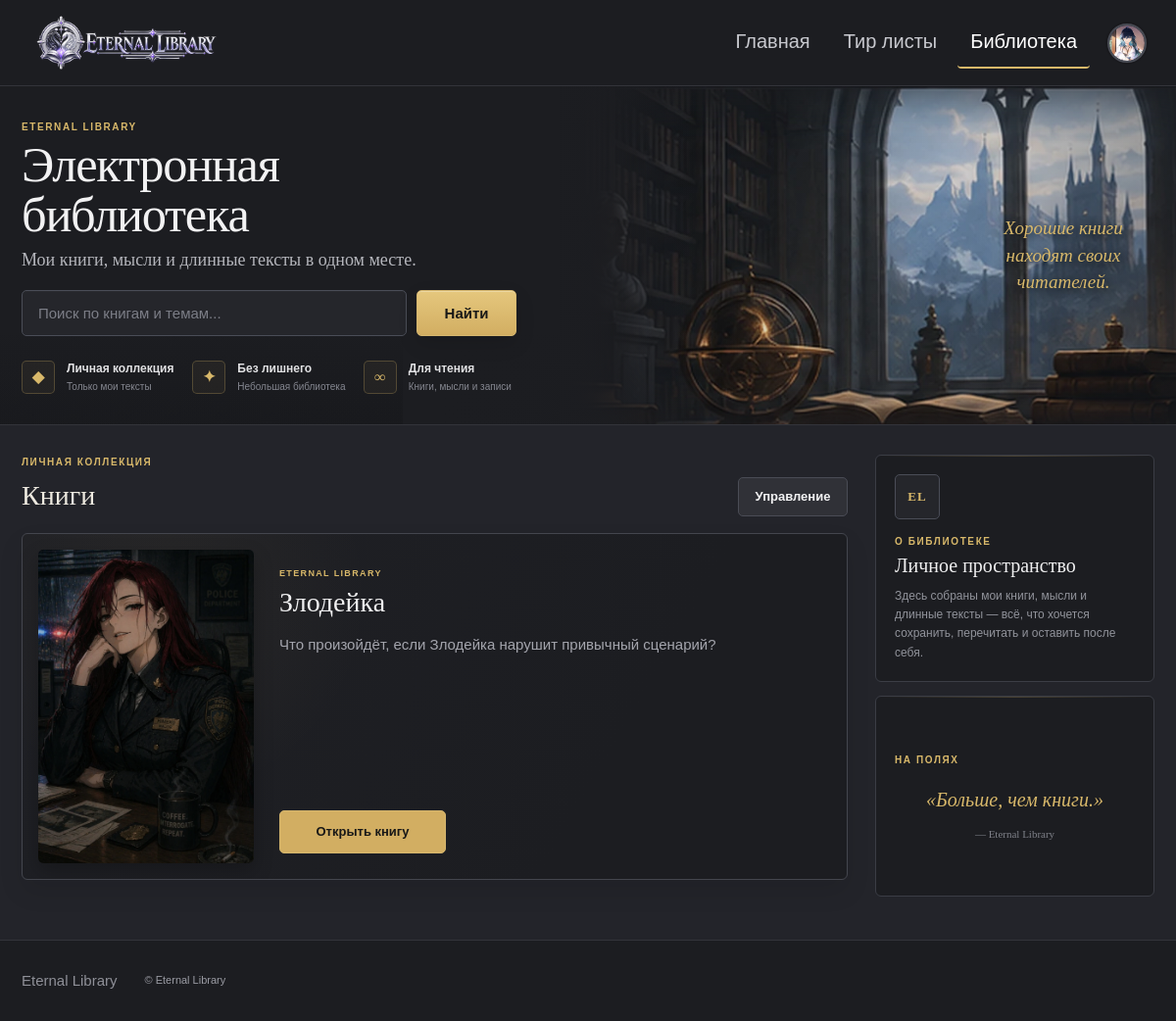
/library/ (signed in), run on the app's committed database.
### tables this page shows
CREATE TABLE books (
    id INTEGER PRIMARY KEY AUTOINCREMENT,
    slug TEXT NOT NULL UNIQUE COLLATE NOCASE,
    title TEXT NOT NULL,
    description TEXT,
    cover_filename TEXT,
    publication_status TEXT NOT NULL DEFAULT 'draft'
        CHECK (publication_status IN ('draft', 'published', 'archived')),
    created_by INTEGER NOT NULL,
    created_at TEXT NOT NULL DEFAULT CURRENT_TIMESTAMP,
    updated_at TEXT NOT NULL DEFAULT CURRENT_TIMESTAMP, summary TEXT, tags_json TEXT NOT NULL DEFAULT '[]', banner_filename TEXT, published_at TEXT,
    FOREIGN KEY (created_by) REFERENCES users(id) ON DELETE RESTRICT
);

### eternal_library/library/routes.py (the view)
@bp.get("/")
def home():
    query = request.args.get("q", "").strip()
    books = list_public_books(query)
    return render_template("library/index.html", books=books, query=query)

### eternal_library/auth/hooks.py (called while the page is built)
def avatar_url(user) -> str:
    if user and user["avatar_filename"]:
        return url_for("core.media_file", filename=f"avatars/{user['avatar_filename']}")
    return url_for("core.media_file", filename="tierlists/characters/eve.webp")

### eternal_library/database.py (called while the page is built)
def connect_db() -> sqlite3.Connection:
    INSTANCE_DIR.mkdir(parents=True, exist_ok=True)
    connection = sqlite3.connect(DATABASE_PATH)
    connection.row_factory = sqlite3.Row
    connection.execute("PRAGMA foreign_keys = ON")
    return connection

def get_user_by_id(user_id: int):
    with connect_db() as db:
        return db.execute("SELECT * FROM users WHERE id = ?", (user_id,)).fetchone()

### eternal_library/library/repository.py (called while the page is built)
def list_public_books(query: str = ""):
    query = query.strip()
    with connect_db() as db:
        sql = """
            SELECT b.*,
                   COUNT(c.id) AS chapter_count,
                   SUM(CASE WHEN c.publication_status = 'published' THEN 1 ELSE 0 END) AS published_chapter_count
            FROM books b
            LEFT JOIN book_chapters c ON c.book_id = b.id
            WHERE b.publication_status = 'published'
        """
        params: list[object] = []
        if query:
            pattern = f"%{query}%"
            sql += " AND (b.title LIKE ? COLLATE NOCASE OR b.summary LIKE ? COLLATE NOCASE OR b.description LIKE ? COLLATE NOCASE OR b.tags_json LIKE ? COLLATE NOCASE)"
            params.extend((pattern, pattern, pattern, pattern))
        sql += " GROUP BY b.id ORDER BY b.updated_at DESC, b.title COLLATE NOCASE"
        return db.execute(sql, params).fetchall()

### eternal_library/templates/library/index.html (shortened to what this page needs)
<!doctype html>
<html lang="ru">
<head>
    <link rel="stylesheet" href="{{ url_for('static', filename='css/library/global.css') }}">
    <link rel="stylesheet" href="{{ url_for('static', filename='css/library/home.css') }}">
    <link rel="stylesheet" href="{{ url_for('static', filename='css/common/global_style.css') }}">
</head>
<body class="page page--home">
    {% with site_section='library' %}{% include 'components/_site_header.html' %}{% endwith %}
    <main>
        <section class="hero" aria-labelledby="hero-title">
            <div class="hero__inner">
                <div class="hero__content">
                    <p class="eyebrow">Eternal Library</p>
                    <h1 id="hero-title">Электронная библиотека</h1>
                    <p class="hero__lead">Мои книги, мысли и длинные тексты в одном месте.</p>
                    <form class="library-search" role="search" action="{{ url_for('library.home') }}" method="get">
                        <input id="library-search-input" name="q" type="search" value="{{ query }}" placeholder="Поиск по книгам и темам...">
                        <button type="submit">Найти</button>
                    </form>
                    <div class="hero-features" aria-label="О библиотеке">
                        <div class="hero-feature">
                            <span class="hero-feature__icon" aria-hidden="true">◆</span>
                            <span><strong>Личная коллекция</strong><small>Только мои тексты</small></span>
                        </div>
                        <div class="hero-feature">
                            <span class="hero-feature__icon" aria-hidden="true">✦</span>
                            <span><strong>Без лишнего</strong><small>Небольшая библиотека</small></span>
                        </div>
                        <div class="hero-feature">
                            <span class="hero-feature__icon" aria-hidden="true">∞</span>
                            <span><strong>Для чтения</strong><small>Книги, мысли и записи</small></span>
                        </div>
                    </div>
                </div>
                <div class="hero__visual" aria-hidden="true">
                    <p class="hero__quote">Хорошие книги<br>находят своих<br>читателей.</p>
                </div>
            </div>
        </section>
        <div class="home-layout">
            <div class="home-layout__main">
                <section class="content-section" id="books" aria-labelledby="books-title">
                    <header class="section-heading library-books-heading">
                        <div>
                            <p class="eyebrow">Личная коллекция</p>
                            <h2 id="books-title">Книги</h2>
                        </div>
                        {% if current_user and current_user['role'] in ['admin', 'creator'] %}
                        <div class="library-heading-actions">
                            <a class="button" href="{{ url_for('library_manage.dashboard') }}">Управление</a>
                        </div>
                        {% endif %}
                    </header>
                    {% if books %}
                    <div class="book-grid book-grid--library book-grid--count-{{ books|length }}">
                        {% for book in books %}
                        <article class="book-card book-card--library">
                            <a class="book-card__cover" href="{{ url_for('library.book', slug=book['slug']) }}" aria-label="Открыть книгу {{ book['title'] }}">
                                {% if book['cover_filename'] %}
                                <img class="book-cover-image" src="{{ url_for('core.media_file', filename='library/covers/' ~ book['cover_filename']) }}" alt="Обложка книги {{ book['title'] }}">
                                {% else %}
                                <div class="book-cover-placeholder" aria-hidden="true"></div>
                                {% endif %}
                            </a>
                            <div class="book-card__body">
                                <div>
                                    <p class="book-card__kicker">Eternal Library</p>
                                    <h3 class="book-card__title"><a href="{{ url_for('library.book', slug=book['slug']) }}">{{ book['title'] }}</a></h3>
                                    {% if book['summary'] or book['description'] %}
                                    <p class="book-card__description">{{ book['summary'] or book['description'] }}</p>
                                    {% else %}
                                    <p class="book-card__description book-card__description--muted">Описание пока не добавлено.</p>
                                    {% endif %}
                                </div>
                                <div class="book-card__actions">
                                    <a class="button button--primary" href="{{ url_for('library.book', slug=book['slug']) }}">Открыть книгу</a>
                                </div>
                            </div>
                        </article>
                        {% endfor %}
                    </div>
                    {% endif %}
                </section>
            </div>
            <aside class="home-layout__sidebar" aria-label="О библиотеке">
                <section class="side-card library-about-card">
                    <span class="side-card__mark" aria-hidden="true">EL</span>
                    <p class="eyebrow">О библиотеке</p>
                    <h2>Личное пространство</h2>
                    <p>Здесь собраны мои книги, мысли и длинные тексты — всё, что хочется сохранить, перечитать и оставить после себя.</p>
                </section>
                <section class="side-card quote-card">
                    <p class="eyebrow">На полях</p>
                    <blockquote>
                        <p>«Больше, чем книги.»</p>
                        <footer>— Eternal Library</footer>
                    </blockquote>
                </section>
            </aside>
        </div>
    </main>
    <footer class="site-footer">
        <div class="site-footer__inner">
            <a href="{{ url_for('library.home') }}">Eternal Library</a>
            <p class="site-footer__copyright">© Eternal Library</p>
        </div>
    </footer>
</body>
</html>

### eternal_library/static/css/library/global.css (style rules this page uses)
:root { color-scheme: dark; --bg: #23242a; --bg-soft: #1c1d21; --surface: #202126; --surface-2: #25262b; --surface-3: #303137; --surface-hover: #383a42; --border: #33343a; --border-strong: #4a4c55; --text: #f2f2f3; --text-soft: #c8c9cf; --muted: #9b9ca4; --muted-2: #747680; --gold: #d8b86a; --gold-bright: #d8b86a; --gold-dark: #8a7342; --gold-soft: rgba(224, 184, 95, .14); --green: #72bd7e; --amber: #dca95b; --red: #d17070; --shadow: 0 18px 48px rgba(0, 0, 0, .32); --radius: 10px; --radius-sm: 7px; --content: 1420px; --header-h: 72px; --font-ui: Inter, ui-sans-serif, -apple-system, BlinkMacSystemFont, "Segoe UI", sans-serif; --font-book: Georgia, "Times New Roman", serif; }
* { box-sizing: border-box; }
html { scroll-behavior: smooth; }
body { margin: 0; min-width: 320px; background: radial-gradient(circle at 72% -8%, rgba(92, 111, 119, .12), transparent 34rem), var(--bg); color: var(--text); font-family: var(--font-ui); font-size: 15px; line-height: 1.55; -webkit-font-smoothing: antialiased; }
button, input, select, textarea { font: inherit; }
button, select { color: inherit; }
a { color: inherit; text-decoration: none; }
img { max-width: 100%; display: block; }
h1, h2, h3, p { overflow-wrap: anywhere; }
button, a { -webkit-tap-highlight-color: transparent; }
.eyebrow { margin: 0 0 5px; color: var(--gold); font-size: 10px; font-weight: 800; letter-spacing: .16em; text-transform: uppercase; }
.button { min-height: 40px; display: inline-flex; align-items: center; justify-content: center; gap: 8px; padding: 0 16px; border: 1px solid var(--border-strong); border-radius: var(--radius-sm); color: #e1e2df; background: linear-gradient(#2a2b30, #25262b); font-weight: 600; font-size: 13px; cursor: pointer; transition: transform .16s ease, border-color .16s ease, background .16s ease, color .16s ease; }
.button--primary { color: #17150f; border-color: #b38a3e; background: linear-gradient(180deg, #f0ca73 0%, #d7a64f 100%); box-shadow: inset 0 1px rgba(255,255,255,.42), 0 8px 20px rgba(191,139,55,.12); }
.panel, .side-card, .inspector-panel { border: 1px solid var(--border); border-radius: var(--radius); background: linear-gradient(145deg, rgba(23,31,38,.94), rgba(16,23,28,.98)); box-shadow: 0 8px 28px rgba(0,0,0,.12); }
.panel__heading, .section-heading { display: flex; align-items: flex-end; justify-content: space-between; gap: 18px; }
.panel__heading h2, .section-heading h2, .side-card h2, .inspector-panel h2 { margin: 0; color: #eeeae0; font-family: var(--font-book); font-weight: 500; }
.section-heading { margin-bottom: 15px; }
.section-heading h2 { font-size: 24px; }
.site-footer { border-top: 1px solid var(--border); background: #0a0f13; }
.site-footer__inner { width: min(var(--content), calc(100% - 44px)); min-height: 82px; margin: 0 auto; display: grid; grid-template-columns: auto 1fr auto; align-items: center; gap: 28px; }
.footer-nav a, .site-footer__copyright { color: var(--muted); font-size: 11px; }
.site-footer__copyright { margin: 0; }
:root { --bg: #23242a; --bg-soft: #1c1d21; --surface: #202126; --surface-2: #25262b; --surface-3: #303137; --surface-hover: #383a42; --border: #33343a; --border-strong: #4a4c55; --text: #f2f2f3; --text-soft: #c8c9cf; --muted: #9b9ca4; --muted-2: #747680; --gold: #d8b86a; --gold-bright: #d8b86a; --gold-dark: #8a7342; --gold-soft: rgba(216, 184, 106, .12); --shadow: 0 10px 28px rgba(0, 0, 0, .18); --radius: 6px; --radius-sm: 5px; --content: 1450px; --header-h: 88px; --font-ui: Arial, Helvetica, sans-serif; }
body { background: var(--bg); color: var(--text); font-family: var(--font-ui); }
.button { min-height: 40px; border: 1px solid #4a4c55; border-radius: 5px; color: #f2f2f3; background: #303137; box-shadow: none; }
.button--primary { color: #181817; border-color: #d5b66e; background: #d2ae62; box-shadow: none; }
.panel, .side-card, .inspector-panel { border-color: #393b43; border-radius: 6px; background: #202126; box-shadow: none; }
input, select, textarea { accent-color: #d8b86a; }

### eternal_library/static/css/common/global_style.css (style rules this page uses)
:root { --site-bg: #23242a; --site-panel: #1c1d21; --site-panel-soft: #25262b; --site-border: #33343a; --site-text: #f2f2f3; --site-muted: #9b9ca4; --site-accent: #d8b86a; }
html { color-scheme: dark; }
body { min-width: 320px; color: var(--site-text); font-family: Arial, Helvetica, sans-serif !important; -webkit-font-smoothing: antialiased; }
button, input, select, textarea { font: inherit; }
.site-footer { color: #8f9098; background: var(--site-panel); border-top: 1px solid var(--site-border); }

### data on the page
books: cover_filename (picture), title "Злодейка", summary "Что произойдёт, если Злодейка нарушит привычный сценарий?"
